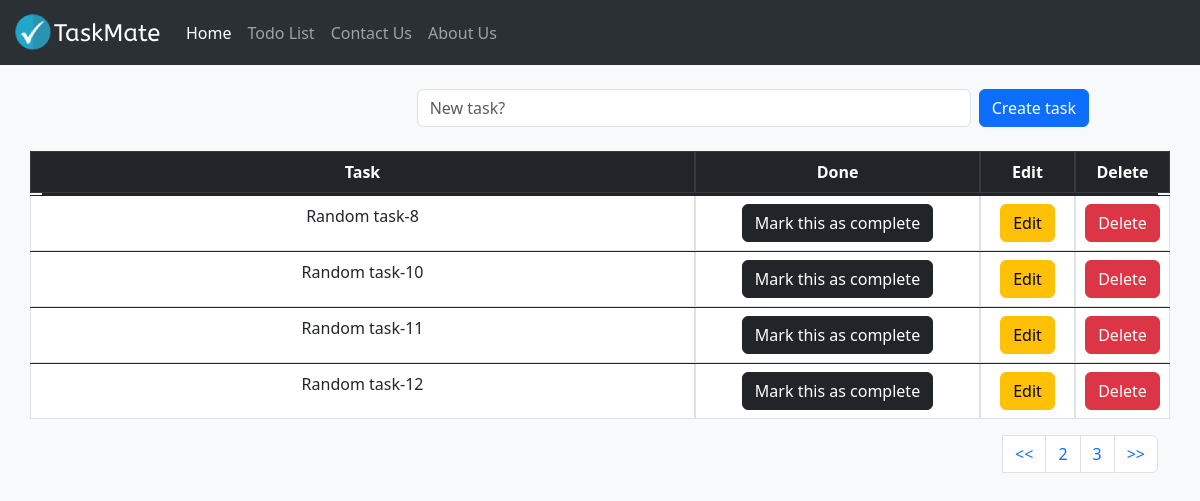
/todolist/?pg=3, run on the app's committed database.
### todolist_app/models.py (models this page shows, shortened)
class TaskList(models.Model):
    task = models.CharField(max_length=300)
    done = models.BooleanField(default=False)

### todolist_app/views.py (the view)
# urls.py: path('todolist/', include('todolist_app.urls')),
def todolist(request):
    if request.method == "POST":
        form = Taskform(request.POST or None)
        if form.is_valid:
            form.save()
        messages.success(request,("Task added successfully!"))
        return redirect('todolist')
    else:
        all_tasks = TaskList.objects.all()
        paginator = Paginator(all_tasks, 5)
        page = request.GET.get('pg')
        all_tasks = paginator.get_page(page)
        return render(request,'todolist.html',{'all_tasks':all_tasks})

### todolist_app/templates/todolist.html (shortened to what this page needs)
{% extends 'base.html' %}
{% block content %}
    <br/>
    <div class="container">
    <form method="POST" class="row align-items-center g-2">
        <label class="col-lg-4 col-form-label"></label>
        <div class="col-md-6 col-lg-6">
            <input type="text" class="form-control" placeholder="New task?" name="task">
        </div>
        <div class="col-lg-2">
            <button type="submit" class="btn btn-primary w-auto text-nowrap">Create task</button>
        </div>
    </form>
    <br/>
    <table class="table table-bordered text-center" >
        <thead class="table table-dark"  >
            <tr class = "row">
                <th class="col-7">Task</th>
                <th class="col-3">Done</th>
                <th class="col-1">Edit</th>
                <th class="col-1">Delete</th>
                </tr>
        </thead>
        <tbody class="table-group-divider">
            {% if all_tasks%}
                {% for obj in all_tasks %}
                    {% if obj.done%}
                        <tr class="table-success row">
                            <td class="col-7">{{obj.task}}</td>
                            <td class="col-3"><a href="{% url 'pending_task' obj.id %}" style="text-decoration: none;"><button type="button" class="btn btn-dark">Mark this as pending</button></a></td>
                            <td class="col-1"><a href="{% url 'edit_task' obj.id %}"><button type="button" class="btn btn-warning" style="background-color: #ffc107; color: black;">Edit</button></a></td>
                            <td class="col-1"><a href="{% url 'delete_task' obj.id %}"><button type="button" class="btn btn-danger" style="background-color: #dc3545; color: white;">Delete</button></a></td>
                        </tr>
                    {% else %}
                        <tr class = "row">
                            <td class="col-7">{{obj.task}}</td>
                            <td class="col-3"><a href="{% url 'complete_task' obj.id %}" style="text-decoration: none;"><button type="button" class="btn btn-dark">Mark this as complete</button></a></td>
                            <td class="col-1"><a href="{% url 'edit_task' obj.id %}"><button type="button" class="btn btn-warning" style="background-color: #ffc107; color: black;" >Edit</button></a></td>
                            <td class="col-1"><a href="{% url 'delete_task' obj.id %}" ><button type="button" class="btn btn-danger" style="background-color: #dc3545; color: white;">Delete</button></a></td>
                        </tr>
                    {% endif %}
                {% endfor %}
            {% endif %}
        </tbody>
    </table>
    <nav aria-label="Page navigation example">
        <ul class="pagination justify-content-end">
        <li>
            <a class="page-link" href="?pg=1"><<</a>
        </li>
        {% if all_tasks.has_previous %}
            <li class="page-item"><a class="page-link" href="?pg={{ all_tasks.previous_page_number}}">{{ all_tasks.previous_page_number}}</a></li>
        {% endif %}
        <li class="page-item"><a class="page-link" href="?pg={{ all_tasks.number}}">{{ all_tasks.number}}</a></li>
        <li class="page-item">
            <a class="page-link" href="?pg={{all_tasks.paginator.num_pages}}">>></a>
        </li>
        </ul>
    </nav>
</div>
{% endblock content %}

### data on the page
TaskList: task "Random task-8"
TaskList: task "Random task-10"
TaskList: task "Random task-11"
TaskList: task "Random task-12"

### other printed values
{{ all_tasks.previous_page_number }} "2"
{{ all_tasks.number }} "3"
